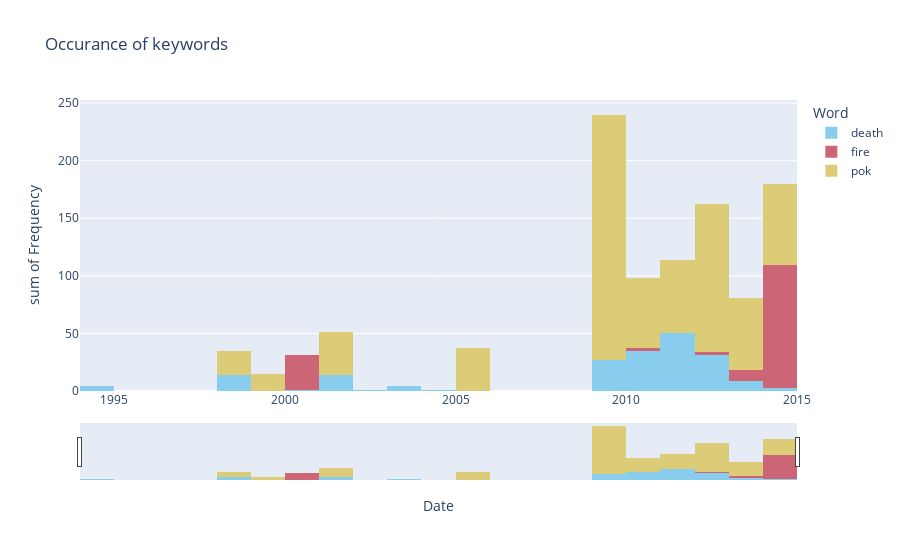

Notebook code cell kept with this figure:
### Code cell
def plot_timeline(dataframe, keywords):
    keywords = [keyword.lower() for keyword in keywords]
    keywords.append('Date')
    df = dataframe[keywords]
    df_long = df.melt(id_vars='Date', var_name='Word', value_name='Frequency')
    fig = px.histogram(df_long, x='Date', y='Frequency', title='Occurance of keywords', color='Word', color_discrete_sequence=px.colors.qualitative.Safe)
    fig.update_xaxes(rangeslider_visible=True)
    
    fig.show()
    
plot_timeline(df, ['Death', 'Fire', 'Pok'])

### Figure 1 — Plotly figure (JSON) as saved in the notebook; plotly's stock layout.template omitted (floating-point values rounded to 4 significant figures; data arrays with more than 128 entries replaced by an {"elided": "..."} marker saying what was removed)
{"data": [{"alignmentgroup": "True", "bingroup": "x", "histfunc": "sum", "hovertemplate": "Word=death<br>Date=%{x}<br>sum of Frequency=%{y}<extra></extra>", "legendgroup": "death", "marker": {"color": "rgb(136, 204, 238)", "pattern": {"shape": ""}}, "name": "death", "offsetgroup": "death", "orientation": "v", "showlegend": true, "type": "histogram", "x": {"elided": "845 str values"}, "xaxis": "x", "y": {"elided": "845 int values"}, "yaxis": "y"}, {"alignmentgroup": "True", "bingroup": "x", "histfunc": "sum", "hovertemplate": "Word=fire<br>Date=%{x}<br>sum of Frequency=%{y}<extra></extra>", "legendgroup": "fire", "marker": {"color": "rgb(204, 102, 119)", "pattern": {"shape": ""}}, "name": "fire", "offsetgroup": "fire", "orientation": "v", "showlegend": true, "type": "histogram", "x": {"elided": "845 str values"}, "xaxis": "x", "y": {"elided": "845 int values"}, "yaxis": "y"}, {"alignmentgroup": "True", "bingroup": "x", "histfunc": "sum", "hovertemplate": "Word=pok<br>Date=%{x}<br>sum of Frequency=%{y}<extra></extra>", "legendgroup": "pok", "marker": {"color": "rgb(221, 204, 119)", "pattern": {"shape": ""}}, "name": "pok", "offsetgroup": "pok", "orientation": "v", "showlegend": true, "type": "histogram", "x": {"elided": "845 str values"}, "xaxis": "x", "y": {"elided": "845 int values"}, "yaxis": "y"}], "layout": {"barmode": "relative", "legend": {"title": {"text": "Word"}, "tracegroupgap": 0}, "title": {"text": "Occurance of keywords"}, "xaxis": {"anchor": "y", "domain": [0, 1], "rangeslider": {"visible": true}, "title": {"text": "Date"}}, "yaxis": {"anchor": "x", "domain": [0, 1], "title": {"text": "sum of Frequency"}}}}
